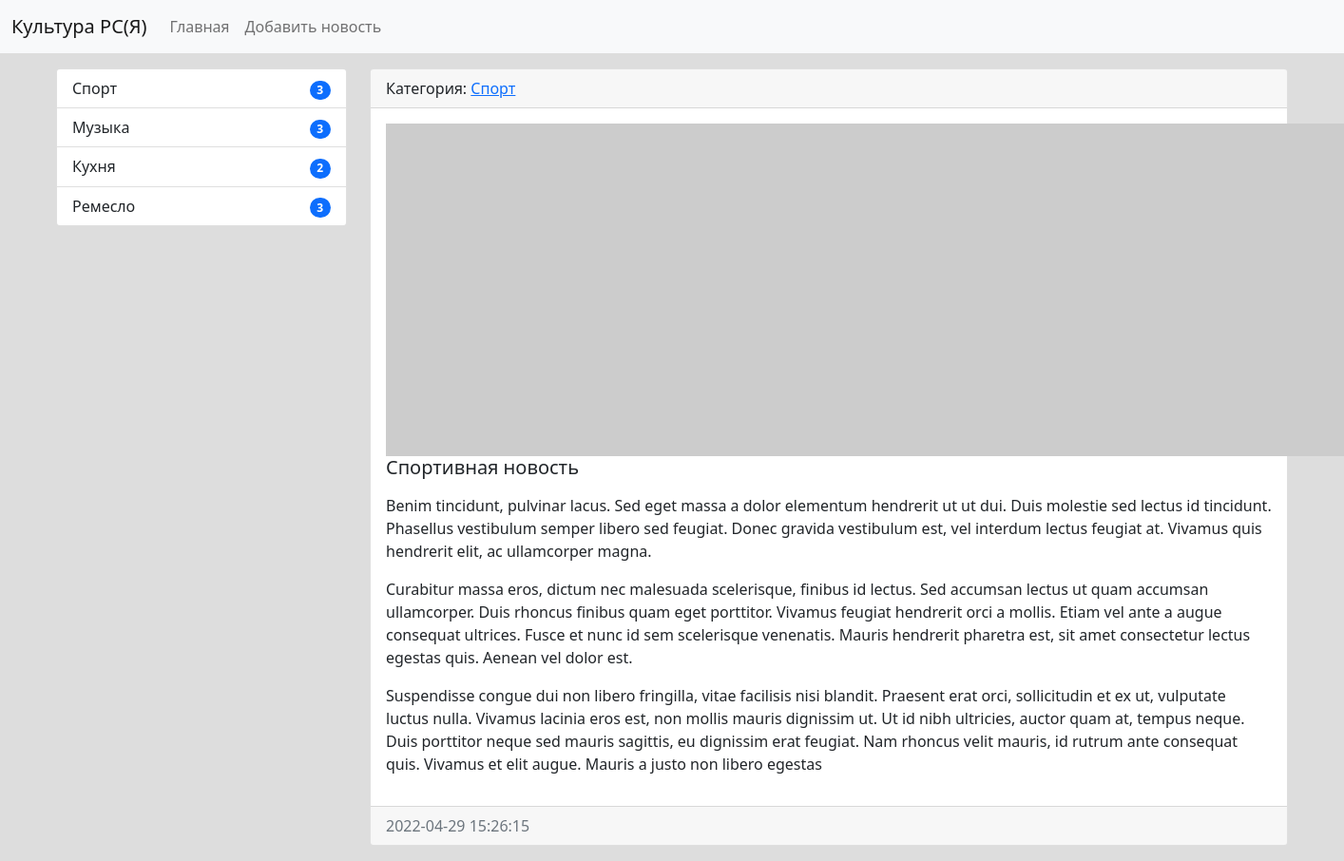
The app's page /news/15/ with its own data.
### news/models.py (models this page shows, shortened)
class Category(models.Model):
    title = models.CharField(max_length=150, db_index=True, verbose_name='Наименование категории')
    def __str__(self):
        return self.title
    def get_absolute_url(self):
        return reverse('category', kwargs={"category_id": self.pk})
    class Meta:
        verbose_name = 'Категория'
        verbose_name_plural = 'Категории'
        ordering = ['title']

class News(models.Model):
    title = models.CharField(max_length=150, verbose_name='Название')
    content = models.TextField(blank=True, verbose_name='Контент')
    created_at = models.DateTimeField(auto_now_add=True, verbose_name='Дата публикации')
    updated_at = models.DateTimeField(auto_now=True, verbose_name='Обновлено')
    photo = models.ImageField(upload_to='photos/%Y/%m/%d/', verbose_name='Фото', blank=True)
    is_published = models.BooleanField(default=True, verbose_name='Опубликовано')
    category = models.ForeignKey('Category', on_delete=models.PROTECT, verbose_name='Категория')
    views = models.IntegerField(default=0)
    class Meta:
        verbose_name = 'Новость'
        verbose_name_plural = 'Новости'
        ordering = ['-created_at']

### news/views.py (the view)
# urls.py: path('news/<int:pk>/', ViewNews.as_view(), name='view_news'),
class ViewNews(DetailView):
    model = News
    context_object_name = 'news_item'

### news/templatetags/news_tags.py (called while the page is built)
@register.inclusion_tag('news/list_categories.html')
def show_categories(arg1='Hello', arg2='world!'):
    categories = Category.objects.annotate(cnt=Count('news')).filter(cnt__gt=0)
    return {"categories": categories, "arg1": arg1, "arg2": arg2}

### news/templates/news/news_detail.html (shortened to what this page needs)
{% extends 'base.html' %}
{% block sidebar %}
{% include 'inc/_sidebar.html' %}
{% endblock %}
{% block content %}
  <div class="card mb-3">
    <div class="card-header">
      Категория: <a href="{{ news_item.category.get_absolute_url }}">{{ news_item.category }}</a>
    </div>
    <div class="card-body">
        {% if item.photo %}
        <img src="{{ news_item.photo.url }}" alt="" width="350" class="float-start me-3">
        {% else %}
        <img src="https://picsum.photos/id/1060/350/268/?blur=2" alt="" class="float-start me-3">
        {% endif %}
          <h5 class="card-title">{{ news_item.title }}</h5>
          <p class="card-text">{{ news_item.content|safe|linebreaks }}</p>
    </div>
    <div class="card-footer text-muted">
      {{ news_item.created_at|date:"Y-m-d H:i:s" }}
    </div>
  </div>
{% endblock %}

### news/templates/news/list_categories.html
  <div class="list-group">
    {% for item in categories %}
    <a href="{{ item.get_absolute_url }}" class="list-group-item list-group-item-action">
        {{ item.title }}
        <div class="float-end">
            <span class="badge bg-primary rounded-pill">
                {{ item.cnt }}
            </span>
        </div>
    </a>
    {% endfor %}
  </div>

### mysite/static/css/style.css (style rules this page uses)
body { background-color: #ddd; }

### records on screen
Category: title "Спорт", cnt "3"
Category: title "Музыка", cnt "3"
Category: title "Кухня", cnt "2"
Category: title "Ремесло", cnt "3"
News: category "Спорт", title "Спортивная новость", content "Вenim tincidunt, pulvinar lacus. Sed eget massa a dolor elementum hendrerit ut ut dui. Duis molestie sed lectus id tincidunt. Phasellus vestibulum semper libero sed feugiat. Donec gravida vestibulum est, vel interdum lectus feugiat at. Vivamus quis hendrerit elit, ac ullamcorper magna. Curabitur massa eros, dictum nec malesuada scelerisque, finibus id lectus. Sed accumsan lectus ut quam accumsan ullamcorper. Duis rhoncus finibus quam eget porttitor. Vivamus feugiat hendrerit orci a mollis. Etiam vel ante a augue consequat ultrices. Fusce et nunc id sem scelerisque venenatis. Mauris hendrerit pharetra est, sit amet consectetur lectus egestas quis. Aenean vel dolor est. Suspendisse congue dui…", created_at "2022-04-29 15:26:15"
